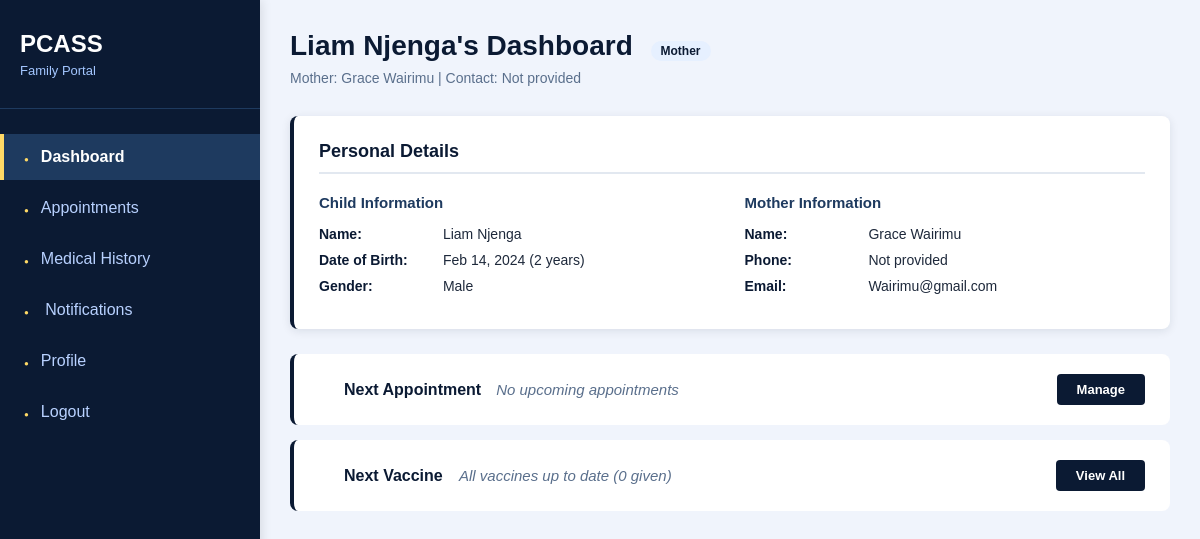
The page /child_dashboard.php (signed in) on the database its author committed.
### tables this page shows
CREATE TABLE `children` (
  `child_id` int(11) NOT NULL,
  `guardian_id` int(11) NOT NULL,
  `first_name` varchar(100) NOT NULL,
  `last_name` varchar(100) NOT NULL,
  `gender` enum('Male','Female') NOT NULL,
  `date_of_birth` date NOT NULL,
  `created_at` timestamp NOT NULL DEFAULT current_timestamp()
);

CREATE TABLE `guardians` (
  `id` int(11) NOT NULL,
  `name` varchar(255) NOT NULL,
  `email` varchar(255) NOT NULL,
  `password` varchar(255) NOT NULL,
  `created_at` timestamp NOT NULL DEFAULT current_timestamp(),
  `login_email_type` varchar(50) DEFAULT NULL,
  `mother_name` varchar(255) DEFAULT NULL,
  `mother_email` varchar(255) DEFAULT NULL,
  `mother_phone` varchar(20) DEFAULT NULL,
  `father_name` varchar(255) DEFAULT NULL,
  `father_email` varchar(255) DEFAULT NULL,
  `father_phone` varchar(20) DEFAULT NULL,
  `guardian_name` varchar(255) DEFAULT NULL,
  `guardian_relationship` varchar(100) DEFAULT NULL,
  `guardian_email` varchar(255) DEFAULT NULL,
  `guardian_phone` varchar(20) DEFAULT NULL
);

### child_dashboard.php (the view, shortened to what this page needs)
<?php
require_once __DIR__ . "/config/db.php";
$guardian_id = $_SESSION['guardian_id'];
$query = $conn->prepare("
    SELECT name, email,
           mother_name, mother_email, mother_phone,
           father_name, father_email, father_phone,
           guardian_name, guardian_email, guardian_relationship, guardian_phone,
           login_email_type
    FROM guardians
    WHERE id = ?
");
$query->bind_param("i", $guardian_id);
$query->execute();
$guardian_data = $query->get_result()->fetch_assoc();
$login_type = $guardian_data['login_email_type'] ?? 'mother';
$relationship_display = '';
if ($login_type === 'mother') {
    $relationship_display = 'Mother';
    $guardian_name = $guardian_data['mother_name'] ?: $guardian_data['name'];
    $guardian_email = $guardian_data['mother_email'] ?: $guardian_data['email'];
    $guardian_phone = $guardian_data['mother_phone'] ?? 'Not provided';
} elseif ($login_type === 'father') {
    $relationship_display = 'Father';
    $guardian_name = $guardian_data['father_name'] ?: $guardian_data['name'];
    $guardian_email = $guardian_data['father_email'] ?: $guardian_data['email'];
    $guardian_phone = $guardian_data['father_phone'] ?? 'Not provided';
} else {
    $relationship_display = 'Guardian';
    $guardian_name = $guardian_data['guardian_name'] ?: $guardian_data['name'];
    $guardian_email = $guardian_data['guardian_email'] ?: $guardian_data['email'];
    $guardian_phone = $guardian_data['guardian_phone'] ?? 'Not provided';
}
$child_id = $_SESSION['selected_child_id'] ?? null;
if ($child_id) {
    $query = $conn->prepare("
        SELECT child_id, first_name, last_name, gender, date_of_birth
        FROM children
        WHERE child_id = ? AND guardian_id = ?
    ");
    $query->bind_param("ii", $child_id, $guardian_id);
    $query->execute();
    $result = $query->get_result();
    $child_data = $result->fetch_assoc();
    $birth_date = new DateTime($child_data['date_of_birth']);
    $today = new DateTime();
    $child_age = $today->diff($birth_date)->y;
    $child_full_name = $child_data['first_name'] . ' ' . $child_data['last_name'];
    $child_dob = $child_data['date_of_birth'];
    $child_gender = $child_data['gender'];
    $has_no_children = false;
}
$next_appointment = null;
$next_vaccine = null;
$vaccine_count = 0;
if ($child_id) {
    $result = $conn->query("SELECT COUNT(*) as count FROM vaccination_records WHERE child_id = $child_id");
    $vaccine_count = $result->fetch_assoc()['count'];
}
?>
<!DOCTYPE html PUBLIC "-//W3C//DTD HTML 4.01 Strict//EN" "http://www.w3.org/TR/html4/strict.dtd">
<html>
<head>
    <link rel="stylesheet" href="assets/css/style.css">
</head>
<body>
<div class="dashboard-wrapper">
    <div class="sidebar">
        <div class="sidebar-header">
            <h2>PCASS</h2>
            <p>Family Portal</p>
        </div>
        <div class="nav">
            <ul>
                <li><a href="child_dashboard.php" class="active">Dashboard</a></li>
                <li><a href="appointments.php">Appointments</a></li>
                <li><a href="medical-history.php">Medical History</a></li>
                <li><a href="notifications.php"> Notifications
                </a></li>
                <li><a href="profile.php">Profile</a></li>
                <li><a href="logout.php">Logout</a></li>
            </ul>
        </div>
    </div>
    <div class="child-dashboard">
        <?php if ($has_no_children): ?>
            <div class="empty-state">
                <h2>Welcome, <?= htmlspecialchars($guardian_name) ?>!</h2>
                <h3>No Children Registered</h3>
                <p>You haven't registered any children yet.</p>
            </div>
        <?php else: ?>
            <div class="dashboard-header">
                <h1>
                    <?= htmlspecialchars($child_full_name) ?>'s Dashboard
                    <span class="relationship-badge"><?= $relationship_display ?></span>
                </h1>
                <p>
                    <?= $relationship_display ?>: <?= htmlspecialchars($guardian_name) ?> |
                    Contact: <?= htmlspecialchars($guardian_phone) ?>
                </p>
            </div>
            <div class="personal-card">
                <h3>Personal Details</h3>
                <div class="details-grid">
                    <div class="details-half">
                        <h4>Child Information</h4>
                        <p><strong>Name:</strong> <?= htmlspecialchars($child_full_name) ?></p>
                        <p><strong>Date of Birth:</strong> <?= date('M d, Y', strtotime($child_dob)) ?> (<?= $child_age ?> years)</p>
                        <p><strong>Gender:</strong> <?= ucfirst($child_gender) ?></p>
                    </div>
                    <div class="details-half">
                        <h4><?= $relationship_display ?> Information</h4>
                        <p><strong>Name:</strong> <?= htmlspecialchars($guardian_name) ?></p>
                        <p><strong>Phone:</strong> <?= htmlspecialchars($guardian_phone) ?></p>
                        <p><strong>Email:</strong> <?= htmlspecialchars($guardian_email) ?></p>
                    </div>
                </div>
            </div>
            <div class="info-cards">
                <div class="info-row">
                    <div class="info-content">
                        <div class="info-text">
                            <span class="info-title">Next Appointment</span>
                            <?php if ($next_appointment): ?>
                                <span class="info-details">
                                    <?= date('M d, Y', strtotime($next_appointment['appointment_date'])) ?> at
                                    <?= date('g:i A', strtotime($next_appointment['appointment_time'])) ?> with
                                    Dr. <?= htmlspecialchars($next_appointment['doctor_name'] ?? 'Not assigned') ?>
                                </span>
                                <span class="info-badge"><?= $next_appointment['status'] ?></span>
                            <?php else: ?>
                                <span class="info-details empty-message">No upcoming appointments</span>
                            <?php endif; ?>
                        </div>
                    </div>
                    <a href="appointments.php" class="info-action">Manage</a>
                </div>
                <div class="info-row">
                    <div class="info-content">
                        <div class="info-text">
                            <span class="info-title">Next Vaccine</span>
                            <?php if ($next_vaccine): ?>
                                <?php
                                    $due_date = date('M d, Y', strtotime($child_dob . " + {$next_vaccine['min_age_weeks']} weeks"));
                                ?>
                                <span class="info-details">
                                    <?= htmlspecialchars($next_vaccine['vaccine_name']) ?> (Dose <?= $next_vaccine['dose_number'] ?>)
                                    due by <?= $due_date ?>
                                </span>
                                <span class="info-badge">Due Soon</span>
                            <?php else: ?>
                                <span class="info-details empty-message">All vaccines up to date (<?= $vaccine_count ?> given)</span>
                            <?php endif; ?>
                        </div>
                    </div>
                    <a href="medical-history.php" class="info-action">View All</a>
                </div>
            </div>
        <?php endif; ?>
    </div>
</div>
</body>
</html>

### assets/css/style.css (style rules this page uses)
* { margin: 0; padding: 0; }
body { font-family: Arial, Helvetica, sans-serif; background: #f0f4fc; }
.sidebar { width: 260px; background: #0b1a33; color: white; position: fixed; height: 100vh; overflow-y: auto; box-shadow: 2px 0 10px rgba(0,0,0,0.1); display: table-cell; }
.sidebar-header { padding: 30px 20px; border-bottom: 1px solid #1e3a5f; background: #0b1a33; }
.sidebar-header h2 { font-size: 24px; margin-bottom: 5px; color: #ffffff; }
.sidebar-header p { font-size: 13px; color: #a3c6ff; }
.sidebar .nav ul { list-style: none; padding: 20px 0; }
.sidebar .nav ul li { margin: 5px 0; }
.sidebar .nav ul li a { display: block; padding: 14px 20px; color: #b8d1ff; text-decoration: none; border-left: 4px solid transparent; }
.sidebar .nav ul li a.active { background: #1e3a5f; border-left-color: #ffd966; color: #ffffff; font-weight: 600; }
.sidebar .nav ul li a::before { content: '●'; margin-right: 12px; font-size: 8px; color: #ffd966; }

### child_dashboard.php (style rules this page uses)
.dashboard-wrapper { display: flex; min-height: 100vh; }
.child-dashboard { margin-left: 260px; padding: 30px; background:#f0f4fc; flex: 1; }
.dashboard-header { margin-bottom: 30px; }
.dashboard-header h1 { color: #0b1a33; font-size: 28px; margin-bottom: 8px; }
.dashboard-header p { color: #5a6f8c; font-size: 14px; }
.relationship-badge { display: inline-block; background: #e6f0ff; color: #0b1a33; padding: 3px 10px; border-radius: 20px; font-size: 12px; font-weight: 600; margin-left: 10px; }
.personal-card { background: white; border-radius: 8px; padding: 25px; margin-bottom: 25px; box-shadow: 0 2px 10px rgba(11,26,51,0.1); border-left: 4px solid #0b1a33; }
.personal-card h3 { color: #0b1a33; font-size: 18px; margin-bottom: 20px; padding-bottom: 10px; border-bottom: 2px solid #e2e8f0; }
.details-grid { display: grid; grid-template-columns: 1fr 1fr; gap: 25px; }
.details-half h4 { color: #1e3a5f; font-size: 15px; margin-bottom: 15px; font-weight: 600; }
.details-half p { margin-bottom: 10px; color: #1e293b; font-size: 14px; }
.details-half p strong { color: #0b1a33; width: 120px; display: inline-block; }
.info-cards { display: flex; flex-direction: column; gap: 15px; }
.info-row { background: white; border-radius: 8px; padding: 20px 25px; border-left: 4px solid #0b1a33; display: flex; align-items: center; justify-content: space-between; flex-wrap: wrap; gap: 20px; }
.info-content { display: flex; align-items: center; gap: 25px; flex-wrap: wrap; }
.info-text { display: flex; align-items: baseline; gap: 15px; flex-wrap: wrap; }
.info-title { font-weight: 700; color: #0b1a33; font-size: 16px; min-width: 100px; }
.info-details { color: #1e293b; font-size: 15px; }
.info-action { background: #0b1a33; color: white; padding: 8px 20px; border-radius: 4px; text-decoration: none; font-size: 13px; font-weight: 600; margin-left: auto; }
.empty-message { color: #5a6f8c; font-style: italic; }

### rows shown on the page
children: child_full_name "Liam Njenga", date_of_birth "Feb 14, 2024", gender "Male"
guardians: login_email_type "Mother", name "Grace Wairimu", mother_phone "Not provided", email "Wairimu@gmail.com"

### other values the page prints
$vaccine_count "0"
